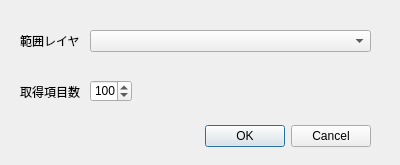
<?xml version="1.0" encoding="UTF-8"?>
<ui version="4.0">
 <class>WikipediaLayerDialogBase</class>
 <widget class="QDialog" name="WikipediaLayerDialogBase">
  <property name="geometry">
   <rect>
    <x>0</x>
    <y>0</y>
    <width>400</width>
    <height>165</height>
   </rect>
  </property>
  <property name="windowTitle">
   <string>Wikipedia Layer</string>
  </property>
  <widget class="QDialogButtonBox" name="button_box">
   <property name="geometry">
    <rect>
     <x>30</x>
     <y>120</y>
     <width>341</width>
     <height>32</height>
    </rect>
   </property>
   <property name="orientation">
    <enum>Qt::Horizontal</enum>
   </property>
   <property name="standardButtons">
    <set>QDialogButtonBox::Cancel|QDialogButtonBox::Ok</set>
   </property>
  </widget>
  <widget class="QComboBox" name="comboBox">
   <property name="geometry">
    <rect>
     <x>90</x>
     <y>30</y>
     <width>281</width>
     <height>22</height>
    </rect>
   </property>
  </widget>
  <widget class="QLabel" name="label">
   <property name="geometry">
    <rect>
     <x>20</x>
     <y>30</y>
     <width>61</width>
     <height>21</height>
    </rect>
   </property>
   <property name="text">
    <string>範囲レイヤ</string>
   </property>
  </widget>
  <widget class="QSpinBox" name="spinBox">
   <property name="geometry">
    <rect>
     <x>90</x>
     <y>80</y>
     <width>42</width>
     <height>22</height>
    </rect>
   </property>
   <property name="minimum">
    <number>1</number>
   </property>
   <property name="maximum">
    <number>999</number>
   </property>
   <property name="value">
    <number>100</number>
   </property>
  </widget>
  <widget class="QLabel" name="label_2">
   <property name="geometry">
    <rect>
     <x>20</x>
     <y>82</y>
     <width>61</width>
     <height>20</height>
    </rect>
   </property>
   <property name="text">
    <string>取得項目数</string>
   </property>
  </widget>
 </widget>
 <resources/>
 <connections>
  <connection>
   <sender>button_box</sender>
   <signal>accepted()</signal>
   <receiver>WikipediaLayerDialogBase</receiver>
   <slot>accept()</slot>
   <hints>
    <hint type="sourcelabel">
     <x>20</x>
     <y>20</y>
    </hint>
    <hint type="destinationlabel">
     <x>20</x>
     <y>20</y>
    </hint>
   </hints>
  </connection>
  <connection>
   <sender>button_box</sender>
   <signal>rejected()</signal>
   <receiver>WikipediaLayerDialogBase</receiver>
   <slot>reject()</slot>
   <hints>
    <hint type="sourcelabel">
     <x>20</x>
     <y>20</y>
    </hint>
    <hint type="destinationlabel">
     <x>20</x>
     <y>20</y>
    </hint>
   </hints>
  </connection>
 </connections>
</ui>
